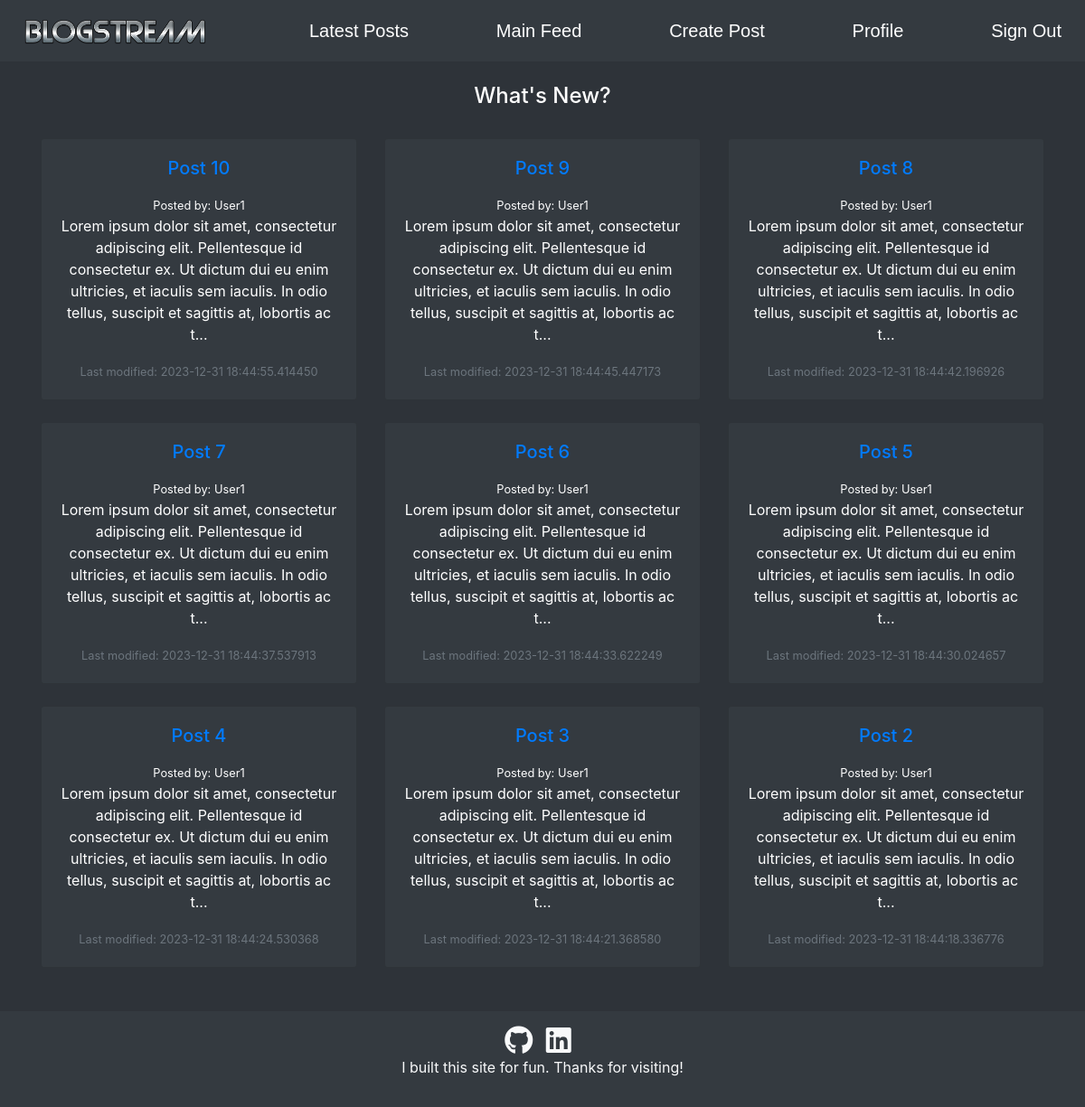
The app's page /dashboard (signed in) with its own data.
### tables this page shows
CREATE TABLE posts(PostID INTEGER NOT NULL PRIMARY KEY, UserID INTEGER NOT NULL, Title text NOT NULL, Text text, Date text, Likes INTEGER NOT NULL);

CREATE TABLE users(UserID INTEGER NOT NULL PRIMARY KEY, Username text NOT NULL UNIQUE, Password text, About text, JoinDate text);

### app/__init__.py (the view)
@app.route("/dashboard")
def render_dashboard():
    if 'username' in session and 'userID' in session:
        posts = get_posts()[:9]
        truncated_posts = []
        for post in posts:
            truncated_text = post[3][:200] + "..." if len(post[3]) > 200 else post[3] # 200 character limit
            truncated_post = post[:3] + (truncated_text,) + post[4:]
            truncated_posts.append(truncated_post)
        return render_template("dashboard.html", user = session['username'], logged_in = True, posts = truncated_posts)
    else:
        return redirect("/login")

### app/__init__.py (called while the page is built)
@app.route("/get_posts")
def get_posts():
    cursor = db.cursor()
    cursor.execute('SELECT p.*, u.Username FROM posts p JOIN users u ON p.UserID = u.UserID ORDER BY Date DESC')
    data = cursor.fetchall()
    if data:
        return data
    else:
        return []

### app/templates/dashboard.html (shortened to what this page needs)
<!DOCTYPE html>
<html>
{% extends "navbar.html" %}
{% block body %}
<body>
    <div class="container">
        <br>
        <h4 class="text-center text-white">What's New?</h4>
        <br>
        {% if posts %}
        <div class="row">
            {% for post in posts|sort(attribute='4')|reverse %}
            <div class="col-lg-4 mb-4">
                <div class="card bg-dark text-white">
                    <div class="card-body text-center">
                        <h5 class="card-title mb-3"><a href="/post/{{ post[0] }}">{{ post[2] }}</a></h5>
                        <small class="text-center">Posted by: {{ post[-1] }} </small>
                        <p class="card-text">{{ post[3] }}</p>
                        <p class="card-text"><small class="text-muted">Last modified: {{ post[4] }}</small></p>
                    </div>
                </div>
            </div>
            {% if loop.index % 3 == 0 %}
            </div>
            <div class="row">
            {% endif %}
            {% endfor %}
        </div>
        {% else %}
        <p class="text-white text-center">There are currently no new posts.</p>
        {%endif%}
    </div>
</body>
{% endblock %}

### app/static/css/main.css (style rules this page uses)
body { background-color:#2e3339; }

### records on screen
posts: Title "Post 10", Username "User1", Text "Lorem ipsum dolor sit amet, consectetur adipiscing elit. Pellentesque id consectetur ex. Ut dictum dui eu enim ultricies, et iaculis sem iaculis. In odio tellus, suscipit et sagittis at, lobortis ac t...", Date "2023-12-31 18:44:55.414450"
posts: Title "Post 9", Username "User1", Text "Lorem ipsum dolor sit amet, consectetur adipiscing elit. Pellentesque id consectetur ex. Ut dictum dui eu enim ultricies, et iaculis sem iaculis. In odio tellus, suscipit et sagittis at, lobortis ac t...", Date "2023-12-31 18:44:45.447173"
posts: Title "Post 8", Username "User1", Text "Lorem ipsum dolor sit amet, consectetur adipiscing elit. Pellentesque id consectetur ex. Ut dictum dui eu enim ultricies, et iaculis sem iaculis. In odio tellus, suscipit et sagittis at, lobortis ac t...", Date "2023-12-31 18:44:42.196926"
posts: Title "Post 7", Username "User1", Text "Lorem ipsum dolor sit amet, consectetur adipiscing elit. Pellentesque id consectetur ex. Ut dictum dui eu enim ultricies, et iaculis sem iaculis. In odio tellus, suscipit et sagittis at, lobortis ac t...", Date "2023-12-31 18:44:37.537913"
posts: Title "Post 6", Username "User1", Text "Lorem ipsum dolor sit amet, consectetur adipiscing elit. Pellentesque id consectetur ex. Ut dictum dui eu enim ultricies, et iaculis sem iaculis. In odio tellus, suscipit et sagittis at, lobortis ac t...", Date "2023-12-31 18:44:33.622249"
posts: Title "Post 5", Username "User1", Text "Lorem ipsum dolor sit amet, consectetur adipiscing elit. Pellentesque id consectetur ex. Ut dictum dui eu enim ultricies, et iaculis sem iaculis. In odio tellus, suscipit et sagittis at, lobortis ac t...", Date "2023-12-31 18:44:30.024657"
posts: Title "Post 4", Username "User1", Text "Lorem ipsum dolor sit amet, consectetur adipiscing elit. Pellentesque id consectetur ex. Ut dictum dui eu enim ultricies, et iaculis sem iaculis. In odio tellus, suscipit et sagittis at, lobortis ac t...", Date "2023-12-31 18:44:24.530368"
posts: Title "Post 3", Username "User1", Text "Lorem ipsum dolor sit amet, consectetur adipiscing elit. Pellentesque id consectetur ex. Ut dictum dui eu enim ultricies, et iaculis sem iaculis. In odio tellus, suscipit et sagittis at, lobortis ac t...", Date "2023-12-31 18:44:21.368580"
posts: Title "Post 2", Username "User1", Text "Lorem ipsum dolor sit amet, consectetur adipiscing elit. Pellentesque id consectetur ex. Ut dictum dui eu enim ultricies, et iaculis sem iaculis. In odio tellus, suscipit et sagittis at, lobortis ac t...", Date "2023-12-31 18:44:18.336776"
